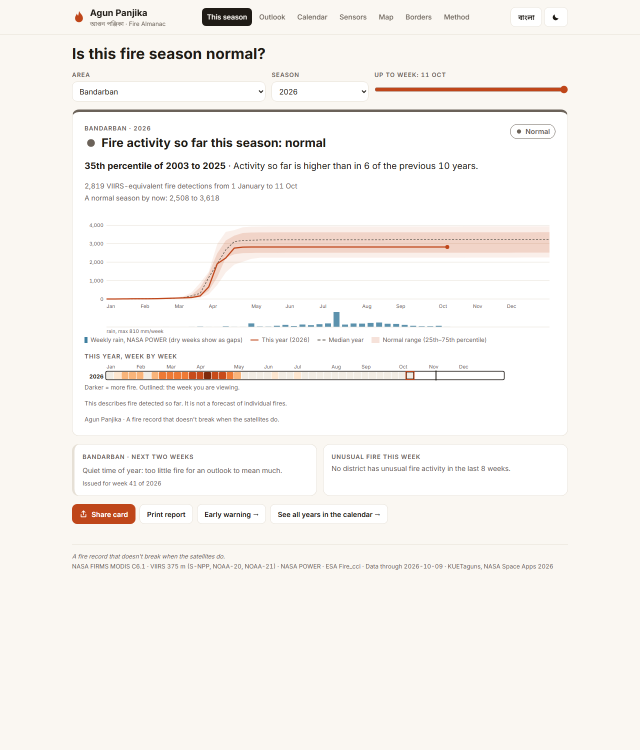
#> input picture docs/screenshots/home_desktop.png, 1280 x 1500 px (shown at 1/2 size)
$ python hero.py
#> lines starting #> are read from the running program, lines starting #| are printed output that depends on the picture; after the words box and inside, x2 and y2 are one past the last pixel; in counts of white or black regions, pixels touching at a corner belong together
"""README hero banner: desktop + phone screenshots on the almanac paper background.

    python notebooks/hero.py   ->  docs/figures/hero.png
"""

from __future__ import annotations

from pathlib import Path

from PIL import Image, ImageDraw, ImageFilter, ImageFont

ROOT = Path(__file__).resolve().parent.parent
SHOTS = ROOT / "docs" / "screenshots"
OUT = ROOT / "docs" / "figures" / "hero.png"
PAPER, INK, EMBER = (250, 247, 242), (31, 27, 22), (200, 75, 26)


def rounded(im: Image.Image, r: int) -> Image.Image:
    mask = Image.new("L", im.size, 0)
    ImageDraw.Draw(mask).rounded_rectangle((0, 0, *im.size), r, fill=255)
    out = Image.new("RGBA", im.size)
    out.paste(im, (0, 0), mask)
    return out


def shadow(size: tuple[int, int], r: int, blur: int = 18) -> Image.Image:
    s = Image.new("RGBA", (size[0] + blur * 4, size[1] + blur * 4), (0, 0, 0, 0))
    ImageDraw.Draw(s).rounded_rectangle((blur * 2, blur * 2, blur * 2 + size[0], blur * 2 + size[1]), r,
                                        fill=(60, 40, 20, 90))
    return s.filter(ImageFilter.GaussianBlur(blur))


def font(size: int, bold: bool = False):
    for name in (("seguisb.ttf" if bold else "segoeui.ttf"), "arial.ttf", "DejaVuSans.ttf"):
        try:
            return ImageFont.truetype(name, size)
        except OSError:
            continue
    return ImageFont.load_default()


def main() -> None:
    W, H = 1800, 900
    canvas = Image.new("RGBA", (W, H), PAPER + (255,))
    d = ImageDraw.Draw(canvas)
    # subtle almanac grid
    for x in range(0, W, 30):
        d.line([(x, 0), (x, H)], fill=(240, 234, 224), width=1)
    for y in range(0, H, 30):
        d.line([(0, y), (W, y)], fill=(240, 234, 224), width=1)

    desk = Image.open(SHOTS / "home_desktop.png").convert("RGB").crop((0, 0, 1280, 880))
    desk = desk.resize((1180, int(880 * 1180 / 1280)))
#> desk: PIL image 1180x811 RGB
    desk = rounded(desk, 18)
#> in rounded, `mask = Image.new("L", im.size, 0)`: mask: PIL image 1180x811 L; every value is 0
#> in rounded, `ImageDraw.Draw(mask).rounded_rectangle((0, 0, *im.size), r, fill=255)`:
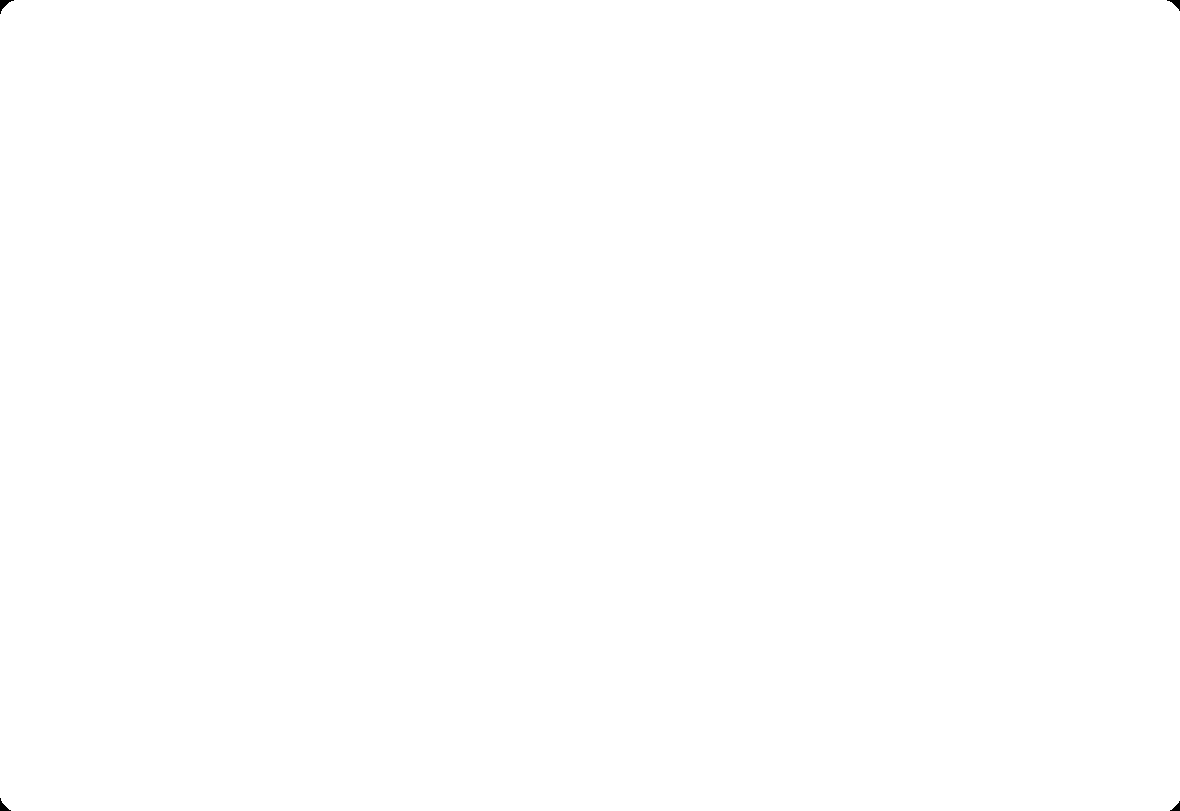
#> mask: PIL image 1180x811 L; 100% white; 4 black regions, box (x1, y1, x2, y2) and area: (0, 0, 14, 14) 74, (1167, 0, 1180, 11) 60, (0, 798, 11, 811) 60, (1170, 801, 1180, 811) 47
#> in rounded, `out = Image.new("RGBA", im.size)`: out: PIL image 1180x811 RGBA; every value is 0
    phone = Image.open(SHOTS / "home_mobile_bn.png").convert("RGB")
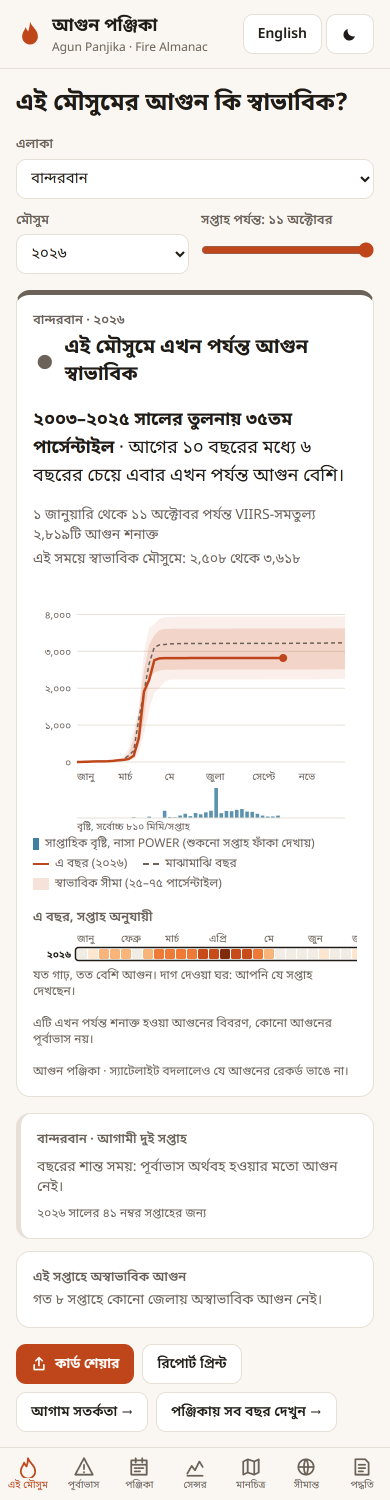
#> input picture docs/screenshots/home_mobile_bn.png, 780 x 3000 px (shown at 1/2 size)
#> phone is the input picture: PIL image 780x3000 RGB; mean R, G, B 242.9, 239.5, 236.7
    phone = phone.crop((0, 0, phone.width, int(phone.width * 2.05)))
#> phone: PIL image 780x1598 RGB
    phone = phone.resize((330, int(330 * phone.height / phone.width)))
#> phone: PIL image 330x676 RGB
    phone = rounded(phone, 34)
#> call 2 of rounded, with r = 34
#> in rounded (call 2), `mask = Image.new("L", im.size, 0)`: mask: PIL image 330x676 L; every value is 0
#> in rounded (call 2), `ImageDraw.Draw(mask).rounded_rectangle((0, 0, *im.size), r, fill=255)`:
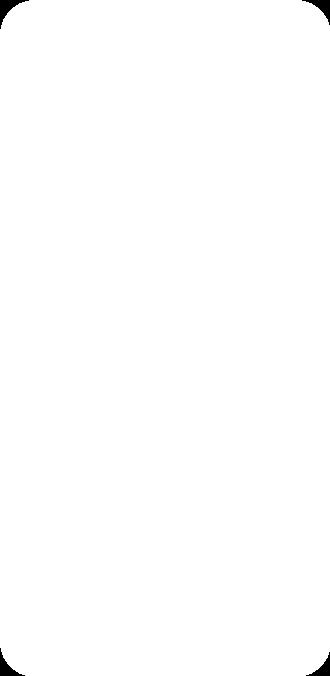
#> mask: PIL image 330x676 L; 99.6% white; 4 black regions, box (x1, y1, x2, y2) and area: (0, 0, 29, 29) 260, (302, 0, 330, 25) 231, (0, 648, 25, 676) 231, (306, 652, 330, 676) 203
#> in rounded (call 2), `out = Image.new("RGBA", im.size)`: out: PIL image 330x676 RGBA; every value is 0

    dx, dy = 70, 60
    canvas.alpha_composite(shadow(desk.size, 18), (dx - 36, dy - 30))
#> in shadow, `s = Image.new("RGBA", (size[0] + blur * 4, size[1] + blur * 4), (0, 0,..`: s: PIL image 1252x883 RGBA; every value is 0
    canvas.alpha_composite(desk, (dx, dy))
    px, py = W - phone.width - 90, H - phone.height - 40
#> px = 1380; py = 184
    canvas.alpha_composite(shadow(phone.size, 34), (px - 36, py - 30))
#> call 2 of shadow, with size = (330, 676), r = 34, blur = 18
#> in shadow (call 2), `s = Image.new("RGBA", (size[0] + blur * 4, size[1] + blur * 4), (0, 0,..`: s: PIL image 402x748 RGBA; every value is 0
#> in shadow (call 2), `return s.filter(ImageFilter.GaussianBlur(blur))`:
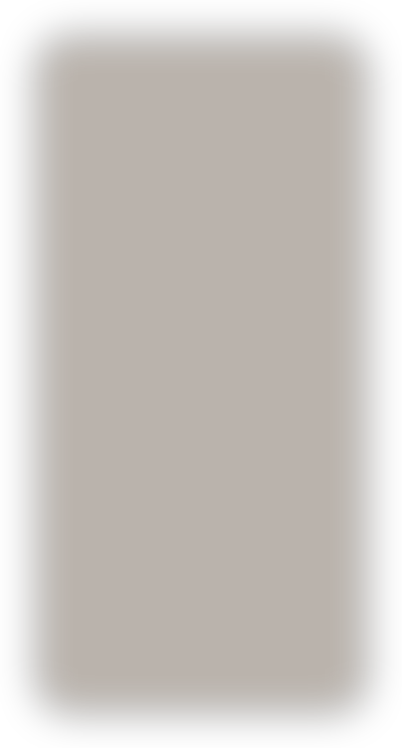
#> returned value: PIL image 402x748 RGBA; mean R, G, B, A 44.5, 29.7, 14.8, 66.7; transparent parts drawn white
    # phone bezel
    bezel = Image.new("RGBA", (phone.width + 20, phone.height + 20), (0, 0, 0, 0))
#> bezel: PIL image 350x696 RGBA; every value is 0
    ImageDraw.Draw(bezel).rounded_rectangle((0, 0, *bezel.size), 42, fill=INK + (255,))
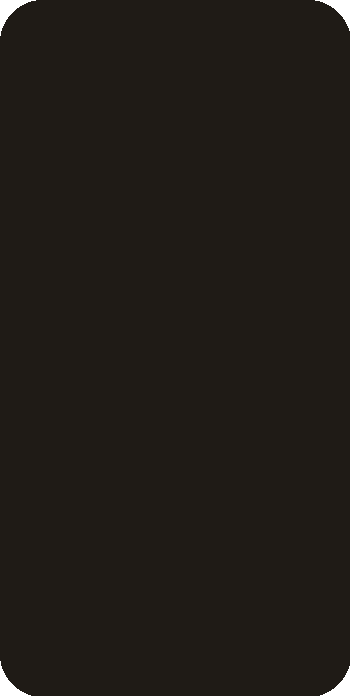
#> bezel: PIL image 350x696 RGBA; mean R, G, B, A 30.8, 26.8, 21.9, 253.5; transparent parts drawn white
    canvas.alpha_composite(bezel, (px - 10, py - 10))
    canvas.alpha_composite(phone, (px, py))
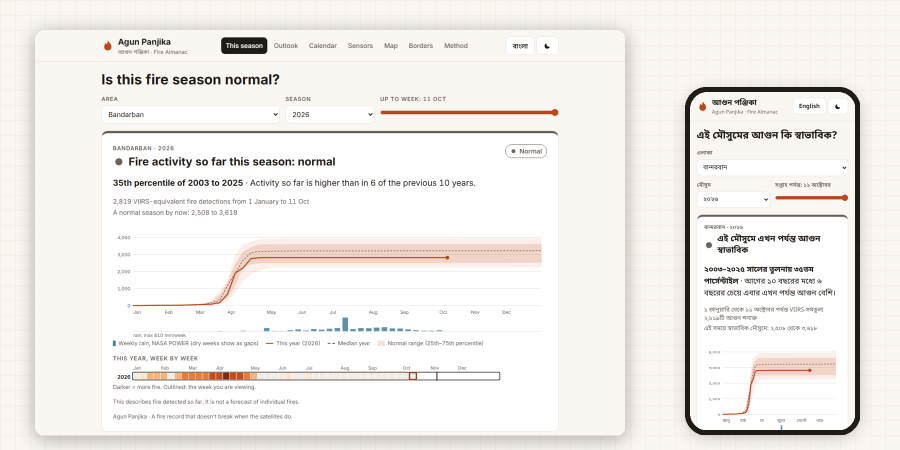
#> canvas: PIL image 1800x900 RGBA (shown at 1/2 size); mean R, G, B, A 241.8, 238.7, 235.2, 255

    # tag line ribbon
    d = ImageDraw.Draw(canvas)
    tag = "A fire record that doesn't break when the satellites do."
    f = font(30, bold=True)
    tw = d.textlength(tag, font=f)
#> tw = 819.2
    d.rounded_rectangle((dx, H - 92, dx + tw + 48, H - 36), 28, fill=EMBER)
    d.text((dx + 24, H - 86), tag, font=f, fill=(255, 255, 255))
    canvas.convert("RGB").save(OUT, optimize=True)
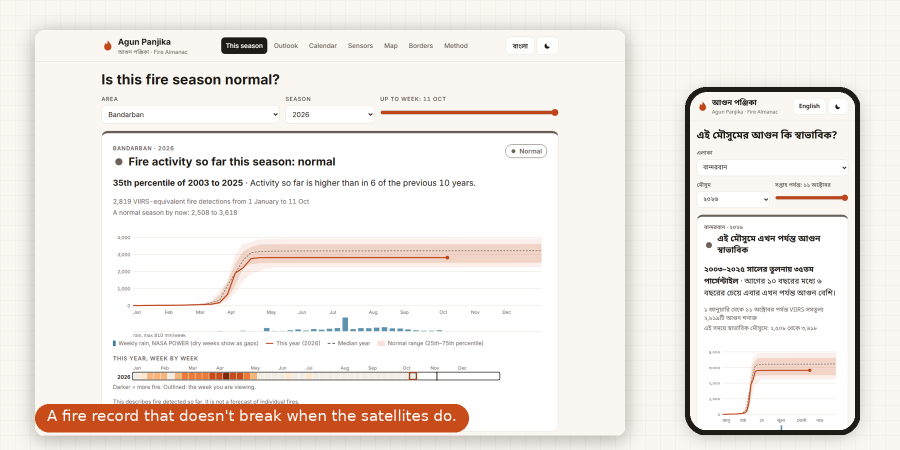
#> saved as hero.png: PIL image 1800x900 RGB (shown at 1/2 size); mean R, G, B 240.5, 234, 229.2
    print("wrote", OUT)


if __name__ == "__main__":
    main()
